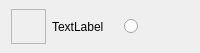
<?xml version="1.0" encoding="UTF-8"?>
<ui version="4.0">
 <class>selectFrdList</class>
 <widget class="QWidget" name="selectFrdList">
  <property name="geometry">
   <rect>
    <x>0</x>
    <y>0</y>
    <width>200</width>
    <height>53</height>
   </rect>
  </property>
  <property name="minimumSize">
   <size>
    <width>200</width>
    <height>0</height>
   </size>
  </property>
  <property name="maximumSize">
   <size>
    <width>200</width>
    <height>100</height>
   </size>
  </property>
  <property name="windowTitle">
   <string>Form</string>
  </property>
  <layout class="QHBoxLayout" name="horizontalLayout">
   <property name="topMargin">
    <number>0</number>
   </property>
   <property name="bottomMargin">
    <number>0</number>
   </property>
   <item>
    <widget class="QFrame" name="frame">
     <property name="minimumSize">
      <size>
       <width>35</width>
       <height>35</height>
      </size>
     </property>
     <property name="maximumSize">
      <size>
       <width>35</width>
       <height>35</height>
      </size>
     </property>
     <property name="frameShape">
      <enum>QFrame::StyledPanel</enum>
     </property>
     <property name="frameShadow">
      <enum>QFrame::Raised</enum>
     </property>
    </widget>
   </item>
   <item>
    <widget class="QLabel" name="UserName">
     <property name="text">
      <string>TextLabel</string>
     </property>
    </widget>
   </item>
   <item>
    <widget class="QRadioButton" name="radioButton">
     <property name="text">
      <string/>
     </property>
    </widget>
   </item>
  </layout>
 </widget>
 <resources/>
 <connections/>
</ui>
